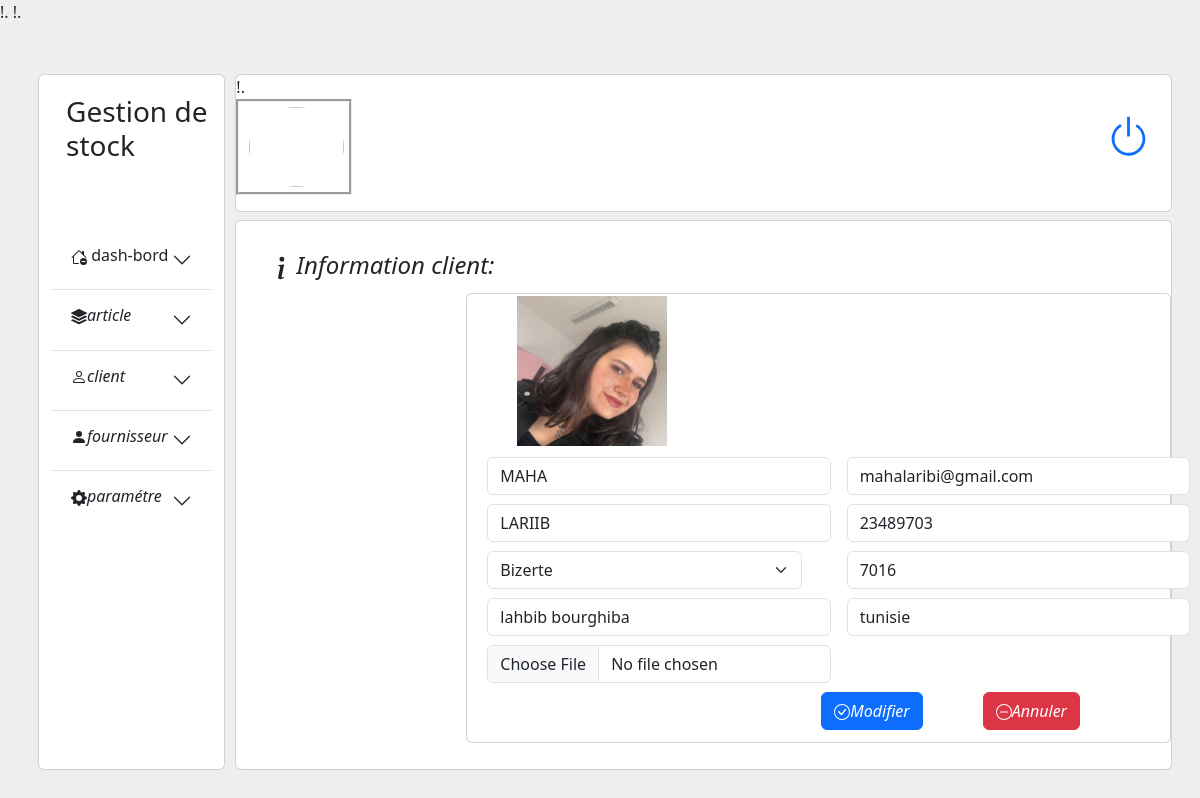
Page /modifier-client.php?code_c=77 on the committed database.
### tables this page shows
CREATE TABLE `client` (
  `id_client` int(20) NOT NULL,
  `date_creation` date NOT NULL,
  `date_modification` date NOT NULL,
  `adresse` varchar(60) NOT NULL,
  `code_postale` varchar(60) NOT NULL,
  `pays` varchar(60) NOT NULL,
  `ville` varchar(60) NOT NULL,
  `mail` varchar(80) NOT NULL,
  `nom` varchar(30) NOT NULL,
  `prenom` varchar(30) NOT NULL,
  `tel` varchar(300) NOT NULL,
  `photo` varchar(400) NOT NULL,
  `content` mediumtext NOT NULL
);

### modifier-client-action.php (called while the page is built, shortened)
<?php
include("connexion.php");
if($_SERVER["REQUEST_METHOD"]=='GET'){
$id_client=$_GET['code_c'];
$req="SELECT * from client where id_client='$id_client'";
$res=$conx->query($req);
$row=$res->fetch_assoc();
$prenom=$row['prenom'];
$mail=$row['mail'];
$ville=$row['ville'];
$nom=$row['nom'];
$code_postale=$row['code_postale'];
$adresse=$row['adresse'];
$tel=$row['tel'];
$pays=$row['pays'];
$image=$row['photo'];
}
?>

### modifier-client.php (the view, shortened to what this page needs)
<?php
include_once("modifier-client-action.php");
include("connexion.php");
 ?>
<!DOCTYPE html>
<html lang="en">
<head>
	  <link rel="stylesheet" href="bootstrap/css/bootstrap.css">
	   <scripy src="stylesheet" href="bootstrap/css/bootstrap.js">
		<link href="https://cdn.jsdelivr.net/npm/bootstrap@5.3.0-alpha1/dist/css/bootstrap.min.css" rel="stylesheet">
       <link rel="stylesheet" href="style_main.css">
</head>
<body>
<div class="main-container ">
    <div class="row min-width  min-height-600 no-flex-wrap ">
        <div class="card marg-left col-md-2 ">
        <?php
            require('left.php');
            ?>
        </div>
    <div class="card col-md-10 pad back-main border-none">
      <div class="col pad flex-column justify-content-between">
        <div class="card min-height-90 mb-2">
            <?php
            require('header.php');
            ?>
        </div>
        <div class="card main-height ">
        <div><h4 class="lister"><i class="bi bi-info-lg">Information client:</i></h4></div>
        <form name='form' enctype="multipart/form-data" style="max-width:930px;margin-left:230px;margin-top:2px;"class="card"action='modifier-client-action.php' method='post'>
        <img style="margin-left:50px;margin-top:2px;max-width:150px;max-height:150px;margin-bottom:2px;" id="img" src="<?=$image;?>">
         <div class="row g-3">
            <div class="col">
                <input type="text" class="input-ajout form-control" name="nom" id="nom" value='<?=$nom;?>' placeholder="Nom"  required>
                <input type="text" class="input-ajout form-control" name="prenom"id="prenom"  value='<?=$prenom;?>'placeholder="Prenom" required>
                <div class=" input-ajout">
     <select class="form-select" name="ville">
      <option value='<?=$ville;?>'selected><?=$ville;?></option>
      </select>
  </div>
                <input type="text" class="form-control input-ajout " name="adresse" value='<?=$adresse;?>'    placeholder="Adresse" required>
                <input type="file" class="form-control input-ajout " name="image"   placeholder="image" required>
            </div>
            <div class="col">
               <input type="email" class="form-control input-ajout " name="mail" value='<?=$mail;?>'   id="Email" placeholder="Email" required>
                <input type="text" class="form-control input-ajout " name="tel" value='<?=$tel;?>' placeholder="+216" required>
                <input type="text" class="form-control input-ajout " name="code_postale" value='<?=$code_postale;?>' placeholder="Code_postale" required>
                <input type="text" class="form-control input-ajout " name="pays" value='<?=$pays;?>' placeholder="Pays" required>
            </div>
          </div>
         <div class="div-flex d-flex justify-content-end">
           <button type="submit"  class="btn btn1-ajouter btn-primary" name="valider"><i class="bi bi-check-circle">Modifier</i></button>
           <button type="reset" class="btn  btn-danger" name="anuuler"><i class="bi bi-dash-circle"><svg xmlns="http://www.w3.org/2000/svg" width="16" height="16" fill="currentColor" class="bi bi-dash-circle" viewBox="0 0 16 16">
            <path d="M8 15A7 7 0 1 1 8 1a7 7 0 0 1 0 14zm0 1A8 8 0 1 0 8 0a8 8 0 0 0 0 16z"/>
            <path d="M4 8a.5.5 0 0 1 .5-.5h7a.5.5 0 0 1 0 1h-7A.5.5 0 0 1 4 8z"/>
            </svg>Annuler</i></button>
         </div>
       </form>
        </div>
</div>
</div>
</div>
  </div>
</body>
</html>

### style_main.css (style rules this page uses)
.main-container { margin:50px; }
body { background:#edeeed; }
.min-height-600 { min-height:650px; }
.marg-left { margin-right:10px; }
.no-flex-wrap { flex-wrap:inherit; }
.back-main { background:#edeeed; }
.pad { padding-left:0px; padding-right:0px; }
.border-none { border:none; }
.min-height-90 { min-height:90px; }
.main-height { min-height:550px; }

### modifier-client.php (style rules this page uses)
.lister { margin-left:30px; margin-top:30px; }
.input-ajout { margin:9px; margin-left:20px; max-width:420px; margin-bottom:; }
.btn1-ajouter { margin-right:60px; }
.div-flex { margin-right:90px; margin-bottom:12px; }

### rows in the picture
client: photo (picture), nom "MAHA", prenom "LARIIB", ville "Bizerte", adresse "lahbib bourghiba", mail "mahalaribi@gmail.com", tel "23489703", code_postale "7016", pays "tunisie"
